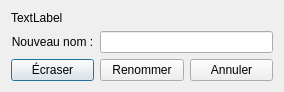
<?xml version="1.0" encoding="UTF-8"?>
<ui version="4.0">
 <class>RenameDialog</class>
 <widget class="QDialog" name="RenameDialog">
  <property name="geometry">
   <rect>
    <x>0</x>
    <y>0</y>
    <width>284</width>
    <height>88</height>
   </rect>
  </property>
  <property name="windowTitle">
   <string>Dialog</string>
  </property>
  <layout class="QGridLayout" name="gridLayout">
   <item row="1" column="0">
    <widget class="QLabel" name="label_2">
     <property name="text">
      <string>Nouveau nom :</string>
     </property>
     <property name="alignment">
      <set>Qt::AlignCenter</set>
     </property>
    </widget>
   </item>
   <item row="2" column="0">
    <widget class="QPushButton" name="m_erase_pb">
     <property name="text">
      <string>Écraser</string>
     </property>
    </widget>
   </item>
   <item row="2" column="1">
    <widget class="QPushButton" name="m_rename_pb">
     <property name="text">
      <string>Renommer</string>
     </property>
    </widget>
   </item>
   <item row="2" column="2">
    <widget class="QPushButton" name="m_cancel_pb">
     <property name="text">
      <string>Annuler</string>
     </property>
    </widget>
   </item>
   <item row="1" column="1" colspan="2">
    <widget class="QLineEdit" name="lineEdit"/>
   </item>
   <item row="0" column="0" colspan="3">
    <widget class="QLabel" name="m_label">
     <property name="text">
      <string>TextLabel</string>
     </property>
    </widget>
   </item>
  </layout>
 </widget>
 <resources/>
 <connections/>
</ui>
